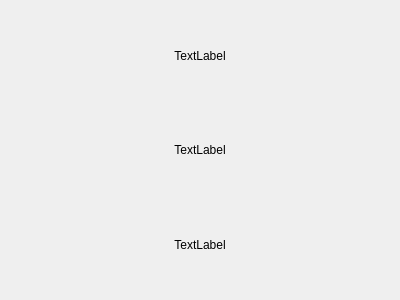
<?xml version="1.0" encoding="UTF-8"?>
<ui version="4.0">
 <class>EMSingleDataPanel</class>
 <widget class="QWidget" name="EMSingleDataPanel">
  <property name="geometry">
   <rect>
    <x>0</x>
    <y>0</y>
    <width>400</width>
    <height>300</height>
   </rect>
  </property>
  <property name="windowTitle">
   <string>EMSingleDataPanel</string>
  </property>
  <layout class="QVBoxLayout" name="verticalLayout">
   <item>
    <layout class="QHBoxLayout" name="horizontalLayout">
     <item>
      <spacer name="horizontalSpacer">
       <property name="orientation">
        <enum>Qt::Horizontal</enum>
       </property>
       <property name="sizeHint" stdset="0">
        <size>
         <width>40</width>
         <height>20</height>
        </size>
       </property>
      </spacer>
     </item>
     <item>
      <widget class="QLabel" name="_emNameTag">
       <property name="text">
        <string>TextLabel</string>
       </property>
       <property name="scaledContents">
        <bool>true</bool>
       </property>
       <property name="alignment">
        <set>Qt::AlignCenter</set>
       </property>
      </widget>
     </item>
     <item>
      <spacer name="horizontalSpacer_2">
       <property name="orientation">
        <enum>Qt::Horizontal</enum>
       </property>
       <property name="sizeHint" stdset="0">
        <size>
         <width>40</width>
         <height>20</height>
        </size>
       </property>
      </spacer>
     </item>
    </layout>
   </item>
   <item>
    <widget class="QLabel" name="_valueTag">
     <property name="text">
      <string>TextLabel</string>
     </property>
     <property name="scaledContents">
      <bool>true</bool>
     </property>
     <property name="alignment">
      <set>Qt::AlignCenter</set>
     </property>
    </widget>
   </item>
   <item>
    <widget class="QLabel" name="_timeTag">
     <property name="text">
      <string>TextLabel</string>
     </property>
     <property name="alignment">
      <set>Qt::AlignCenter</set>
     </property>
    </widget>
   </item>
  </layout>
 </widget>
 <resources/>
 <connections/>
</ui>
